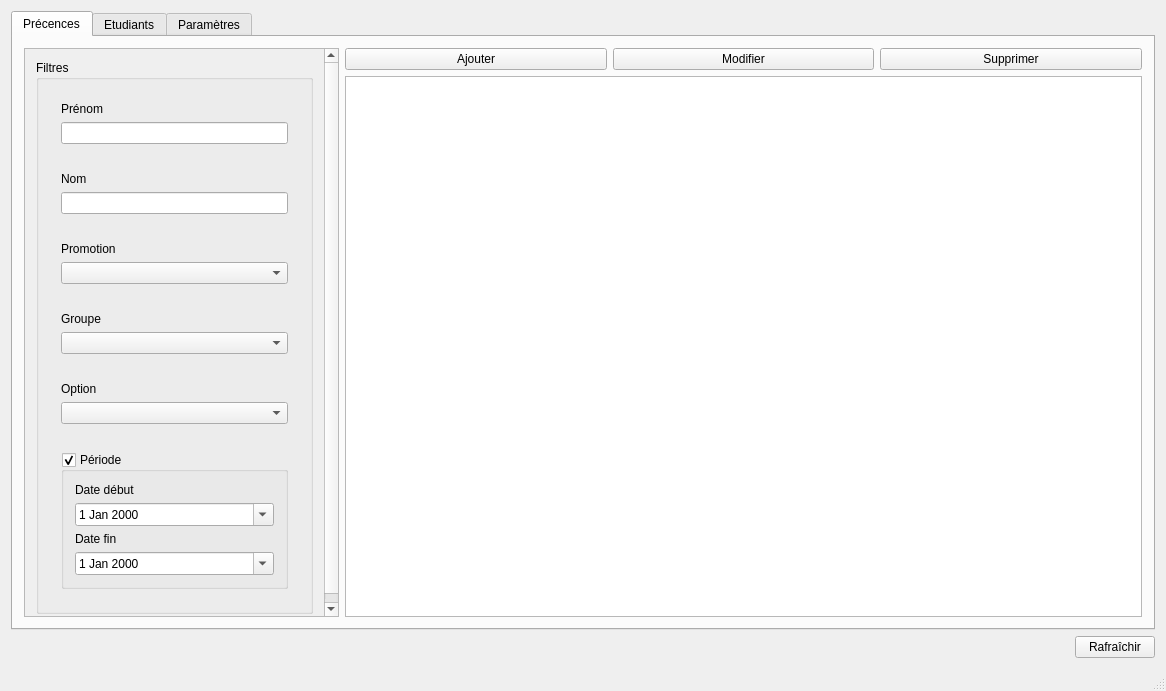
<?xml version="1.0" encoding="UTF-8"?>
<ui version="4.0">
 <class>MainWindow</class>
 <widget class="QMainWindow" name="MainWindow">
  <property name="geometry">
   <rect>
    <x>0</x>
    <y>0</y>
    <width>1166</width>
    <height>691</height>
   </rect>
  </property>
  <property name="windowTitle">
   <string>MainWindow</string>
  </property>
  <widget class="QWidget" name="centralWidget">
   <layout class="QVBoxLayout" name="verticalLayout">
    <item>
     <widget class="QTabWidget" name="tabWidget">
      <property name="currentIndex">
       <number>0</number>
      </property>
      <widget class="QWidget" name="tab">
       <attribute name="title">
        <string>Précences</string>
       </attribute>
       <layout class="QVBoxLayout" name="verticalLayout_2">
        <item>
         <layout class="QGridLayout" name="gridLayout" rowstretch="0" columnstretch="1,0">
          <item row="0" column="1">
           <layout class="QVBoxLayout" name="verticalLayout_7">
            <item>
             <layout class="QHBoxLayout" name="horizontalLayout">
              <item>
               <widget class="QPushButton" name="pb_addpresence">
                <property name="text">
                 <string>Ajouter</string>
                </property>
               </widget>
              </item>
              <item>
               <widget class="QPushButton" name="pb_modifypresence">
                <property name="text">
                 <string>Modifier</string>
                </property>
               </widget>
              </item>
              <item>
               <widget class="QPushButton" name="pb_deletepresence">
                <property name="text">
                 <string>Supprimer</string>
                </property>
               </widget>
              </item>
             </layout>
            </item>
            <item>
             <widget class="QTableView" name="tv_presences">
              <property name="styleSheet">
               <string notr="true"/>
              </property>
              <property name="selectionMode">
               <enum>QAbstractItemView::SingleSelection</enum>
              </property>
              <property name="selectionBehavior">
               <enum>QAbstractItemView::SelectRows</enum>
              </property>
              <property name="sortingEnabled">
               <bool>true</bool>
              </property>
             </widget>
            </item>
           </layout>
          </item>
          <item row="0" column="0">
           <widget class="QScrollArea" name="scrollArea">
            <property name="maximumSize">
             <size>
              <width>315</width>
              <height>16777215</height>
             </size>
            </property>
            <property name="widgetResizable">
             <bool>true</bool>
            </property>
            <widget class="QWidget" name="scrollAreaWidgetContents">
             <property name="geometry">
              <rect>
               <x>0</x>
               <y>0</y>
               <width>313</width>
               <height>571</height>
              </rect>
             </property>
             <layout class="QVBoxLayout" name="verticalLayout_3">
              <item>
               <widget class="QGroupBox" name="groupBox">
                <property name="title">
                 <string>Filtres</string>
                </property>
                <layout class="QVBoxLayout" name="verticalLayout_20">
                 <item>
                  <widget class="QFrame" name="frame_6">
                   <layout class="QVBoxLayout" name="verticalLayout_16">
                    <item>
                     <widget class="QLabel" name="label_6">
                      <property name="text">
                       <string>Prénom</string>
                      </property>
                     </widget>
                    </item>
                    <item>
                     <widget class="QLineEdit" name="le_pf_firstname"/>
                    </item>
                   </layout>
                  </widget>
                 </item>
                 <item>
                  <widget class="QFrame" name="frame_5">
                   <layout class="QVBoxLayout" name="verticalLayout_13">
                    <item>
                     <widget class="QLabel" name="label_5">
                      <property name="text">
                       <string>Nom</string>
                      </property>
                     </widget>
                    </item>
                    <item>
                     <widget class="QLineEdit" name="le_pf_lastname"/>
                    </item>
                   </layout>
                  </widget>
                 </item>
                 <item>
                  <widget class="QFrame" name="frame">
                   <property name="frameShape">
                    <enum>QFrame::NoFrame</enum>
                   </property>
                   <property name="frameShadow">
                    <enum>QFrame::Plain</enum>
                   </property>
                   <layout class="QVBoxLayout" name="verticalLayout_4">
                    <item>
                     <widget class="QLabel" name="label">
                      <property name="sizePolicy">
                       <sizepolicy hsizetype="Minimum" vsizetype="Minimum">
                        <horstretch>0</horstretch>
                        <verstretch>0</verstretch>
                       </sizepolicy>
                      </property>
                      <property name="text">
                       <string>Promotion</string>
                      </property>
                     </widget>
                    </item>
                    <item>
                     <widget class="QComboBox" name="comboBox_3"/>
                    </item>
                   </layout>
                  </widget>
                 </item>
                 <item>
                  <widget class="QFrame" name="frame">
                   <layout class="QVBoxLayout" name="verticalLayout_5">
                    <item>
                     <widget class="QLabel" name="label_2">
                      <property name="text">
                       <string>Groupe</string>
                      </property>
                     </widget>
                    </item>
                    <item>
                     <widget class="QComboBox" name="comboBox"/>
                    </item>
                   </layout>
                  </widget>
                 </item>
                 <item>
                  <widget class="QFrame" name="frame_2">
                   <layout class="QVBoxLayout" name="verticalLayout_6">
                    <item>
                     <widget class="QLabel" name="label_3">
                      <property name="text">
                       <string>Option</string>
                      </property>
                     </widget>
                    </item>
                    <item>
                     <widget class="QComboBox" name="comboBox_2"/>
                    </item>
                   </layout>
                  </widget>
                 </item>
                 <item>
                  <widget class="QFrame" name="frame_7">
                   <property name="frameShape">
                    <enum>QFrame::NoFrame</enum>
                   </property>
                   <property name="frameShadow">
                    <enum>QFrame::Plain</enum>
                   </property>
                   <layout class="QVBoxLayout" name="verticalLayout_8">
                    <item>
                     <widget class="QGroupBox" name="groupBox_3">
                      <property name="title">
                       <string>Période</string>
                      </property>
                      <property name="checkable">
                       <bool>true</bool>
                      </property>
                      <property name="checked">
                       <bool>true</bool>
                      </property>
                      <layout class="QVBoxLayout" name="verticalLayout_18">
                       <item>
                        <widget class="QLabel" name="label_4">
                         <property name="text">
                          <string>Date début</string>
                         </property>
                        </widget>
                       </item>
                       <item>
                        <widget class="QDateEdit" name="dateEdit">
                         <property name="calendarPopup">
                          <bool>true</bool>
                         </property>
                        </widget>
                       </item>
                       <item>
                        <widget class="QLabel" name="label_7">
                         <property name="text">
                          <string>Date fin</string>
                         </property>
                        </widget>
                       </item>
                       <item>
                        <widget class="QDateEdit" name="dateEdit_2">
                         <property name="calendarPopup">
                          <bool>true</bool>
                         </property>
                        </widget>
                       </item>
                      </layout>
                     </widget>
                    </item>
                   </layout>
                  </widget>
                 </item>
                </layout>
               </widget>
              </item>
              <item>
               <spacer name="verticalSpacer">
                <property name="orientation">
                 <enum>Qt::Vertical</enum>
                </property>
                <property name="sizeHint" stdset="0">
                 <size>
                  <width>277</width>
                  <height>328</height>
                 </size>
                </property>
               </spacer>
              </item>
             </layout>
            </widget>
           </widget>
          </item>
         </layout>
        </item>
       </layout>
      </widget>
      <widget class="QWidget" name="tab_2">
       <attribute name="title">
        <string>Etudiants</string>
       </attribute>
       <layout class="QVBoxLayout" name="verticalLayout_15">
        <item>
         <layout class="QGridLayout" name="gridLayout_2" rowstretch="0" columnstretch="1,0">
          <item row="0" column="0">
           <widget class="QScrollArea" name="scrollArea_2">
            <property name="maximumSize">
             <size>
              <width>315</width>
              <height>16777215</height>
             </size>
            </property>
            <property name="widgetResizable">
             <bool>true</bool>
            </property>
            <widget class="QWidget" name="scrollAreaWidgetContents_2">
             <property name="geometry">
              <rect>
               <x>0</x>
               <y>0</y>
               <width>313</width>
               <height>571</height>
              </rect>
             </property>
             <layout class="QVBoxLayout" name="verticalLayout_9">
              <item>
               <widget class="QGroupBox" name="groupBox_2">
                <property name="title">
                 <string>Filtres</string>
                </property>
                <layout class="QVBoxLayout" name="verticalLayout_23">
                 <item>
                  <widget class="QFrame" name="frame_9">
                   <layout class="QVBoxLayout" name="verticalLayout_21">
                    <item>
                     <widget class="QLabel" name="label_10">
                      <property name="text">
                       <string>Prénom</string>
                      </property>
                     </widget>
                    </item>
                    <item>
                     <widget class="QLineEdit" name="lineEdit_4"/>
                    </item>
                   </layout>
                  </widget>
                 </item>
                 <item>
                  <widget class="QFrame" name="frame_10">
                   <layout class="QVBoxLayout" name="verticalLayout_22">
                    <item>
                     <widget class="QLabel" name="label_12">
                      <property name="text">
                       <string>Nom</string>
                      </property>
                     </widget>
                    </item>
                    <item>
                     <widget class="QLineEdit" name="lineEdit_5"/>
                    </item>
                   </layout>
                  </widget>
                 </item>
                 <item>
                  <widget class="QFrame" name="frame_11">
                   <property name="frameShape">
                    <enum>QFrame::NoFrame</enum>
                   </property>
                   <property name="frameShadow">
                    <enum>QFrame::Plain</enum>
                   </property>
                   <layout class="QVBoxLayout" name="verticalLayout_12">
                    <item>
                     <widget class="QLabel" name="label_14">
                      <property name="sizePolicy">
                       <sizepolicy hsizetype="Minimum" vsizetype="Minimum">
                        <horstretch>0</horstretch>
                        <verstretch>0</verstretch>
                       </sizepolicy>
                      </property>
                      <property name="text">
                       <string>Promotion</string>
                      </property>
                     </widget>
                    </item>
                    <item>
                     <widget class="QComboBox" name="comboBox_7"/>
                    </item>
                   </layout>
                  </widget>
                 </item>
                 <item>
                  <widget class="QFrame" name="frame_3">
                   <layout class="QVBoxLayout" name="verticalLayout_10">
                    <item>
                     <widget class="QLabel" name="label_11">
                      <property name="text">
                       <string>Groupe</string>
                      </property>
                     </widget>
                    </item>
                    <item>
                     <widget class="QComboBox" name="comboBox_5"/>
                    </item>
                   </layout>
                  </widget>
                 </item>
                 <item>
                  <widget class="QFrame" name="frame_4">
                   <layout class="QVBoxLayout" name="verticalLayout_11">
                    <item>
                     <widget class="QLabel" name="label_13">
                      <property name="text">
                       <string>Option</string>
                      </property>
                     </widget>
                    </item>
                    <item>
                     <widget class="QComboBox" name="comboBox_6"/>
                    </item>
                   </layout>
                  </widget>
                 </item>
                </layout>
               </widget>
              </item>
              <item>
               <spacer name="verticalSpacer_2">
                <property name="orientation">
                 <enum>Qt::Vertical</enum>
                </property>
                <property name="sizeHint" stdset="0">
                 <size>
                  <width>20</width>
                  <height>40</height>
                 </size>
                </property>
               </spacer>
              </item>
             </layout>
            </widget>
           </widget>
          </item>
          <item row="0" column="1">
           <layout class="QVBoxLayout" name="verticalLayout_14">
            <item>
             <layout class="QHBoxLayout" name="horizontalLayout_2">
              <item>
               <widget class="QPushButton" name="pb_addstudent">
                <property name="text">
                 <string>Ajouter</string>
                </property>
               </widget>
              </item>
              <item>
               <widget class="QPushButton" name="pb_modifystudent">
                <property name="text">
                 <string>Modifier</string>
                </property>
               </widget>
              </item>
              <item>
               <widget class="QPushButton" name="pb_deletestudent">
                <property name="text">
                 <string>Supprimer</string>
                </property>
               </widget>
              </item>
             </layout>
            </item>
            <item>
             <widget class="QTableView" name="tv_students">
              <property name="showDropIndicator" stdset="0">
               <bool>true</bool>
              </property>
              <property name="alternatingRowColors">
               <bool>true</bool>
              </property>
              <property name="selectionMode">
               <enum>QAbstractItemView::SingleSelection</enum>
              </property>
              <property name="selectionBehavior">
               <enum>QAbstractItemView::SelectRows</enum>
              </property>
              <property name="gridStyle">
               <enum>Qt::DashLine</enum>
              </property>
              <property name="sortingEnabled">
               <bool>true</bool>
              </property>
              <attribute name="horizontalHeaderCascadingSectionResizes">
               <bool>false</bool>
              </attribute>
              <attribute name="horizontalHeaderShowSortIndicator" stdset="0">
               <bool>true</bool>
              </attribute>
              <attribute name="horizontalHeaderStretchLastSection">
               <bool>false</bool>
              </attribute>
              <attribute name="verticalHeaderCascadingSectionResizes">
               <bool>false</bool>
              </attribute>
              <attribute name="verticalHeaderShowSortIndicator" stdset="0">
               <bool>false</bool>
              </attribute>
             </widget>
            </item>
           </layout>
          </item>
         </layout>
        </item>
       </layout>
      </widget>
      <widget class="QWidget" name="tab_3">
       <attribute name="title">
        <string>Paramètres</string>
       </attribute>
       <layout class="QVBoxLayout" name="verticalLayout_25">
        <item>
         <widget class="QTabWidget" name="tabWidget_2">
          <property name="tabPosition">
           <enum>QTabWidget::North</enum>
          </property>
          <property name="currentIndex">
           <number>0</number>
          </property>
          <widget class="QWidget" name="tab_4">
           <attribute name="title">
            <string>Gérer les promotions</string>
           </attribute>
           <layout class="QVBoxLayout" name="verticalLayout_26">
            <item>
             <layout class="QGridLayout" name="gridLayout_4"/>
            </item>
            <item>
             <layout class="QGridLayout" name="gridLayout_5">
              <item row="0" column="1">
               <widget class="QLabel" name="label_17">
                <property name="text">
                 <string>Options</string>
                </property>
               </widget>
              </item>
              <item row="1" column="0">
               <widget class="QTableView" name="tv_training">
                <property name="selectionMode">
                 <enum>QAbstractItemView::SingleSelection</enum>
                </property>
                <property name="selectionBehavior">
                 <enum>QAbstractItemView::SelectRows</enum>
                </property>
                <property name="sortingEnabled">
                 <bool>true</bool>
                </property>
               </widget>
              </item>
              <item row="1" column="1">
               <widget class="QTableView" name="tv_options">
                <property name="selectionMode">
                 <enum>QAbstractItemView::SingleSelection</enum>
                </property>
                <property name="selectionBehavior">
                 <enum>QAbstractItemView::SelectRows</enum>
                </property>
                <property name="sortingEnabled">
                 <bool>true</bool>
                </property>
               </widget>
              </item>
              <item row="0" column="0">
               <widget class="QLabel" name="label_15">
                <property name="text">
                 <string>Formations</string>
                </property>
               </widget>
              </item>
              <item row="2" column="0">
               <layout class="QHBoxLayout" name="horizontalLayout_7">
                <item>
                 <widget class="QPushButton" name="pb_addtraining">
                  <property name="text">
                   <string>Ajouter</string>
                  </property>
                 </widget>
                </item>
                <item>
                 <widget class="QPushButton" name="pb_modifytraining">
                  <property name="text">
                   <string>Modifier</string>
                  </property>
                 </widget>
                </item>
                <item>
                 <widget class="QPushButton" name="pb_deletetraining">
                  <property name="text">
                   <string>Supprimer</string>
                  </property>
                 </widget>
                </item>
               </layout>
              </item>
              <item row="2" column="1">
               <layout class="QHBoxLayout" name="horizontalLayout_8">
                <item>
                 <widget class="QPushButton" name="pb_addoption">
                  <property name="text">
                   <string>Ajouter</string>
                  </property>
                 </widget>
                </item>
                <item>
                 <widget class="QPushButton" name="pb_modifyoption">
                  <property name="text">
                   <string>Modifier</string>
                  </property>
                 </widget>
                </item>
                <item>
                 <widget class="QPushButton" name="pb_deleteoption">
                  <property name="text">
                   <string>Supprimer</string>
                  </property>
                 </widget>
                </item>
               </layout>
              </item>
             </layout>
            </item>
            <item>
             <layout class="QHBoxLayout" name="horizontalLayout_5">
              <item>
               <widget class="QGroupBox" name="groupBox_5">
                <property name="enabled">
                 <bool>false</bool>
                </property>
                <property name="title">
                 <string>Importer les étudiants</string>
                </property>
                <layout class="QVBoxLayout" name="verticalLayout_27">
                 <item>
                  <widget class="QPushButton" name="pushButton_10">
                   <property name="text">
                    <string>Selectionner le fichier à importer</string>
                   </property>
                  </widget>
                 </item>
                 <item>
                  <widget class="QLabel" name="label_19">
                   <property name="text">
                    <string>Action à faire en début d'année.
Sélectionner le fichier excel (.csv) contenant tous les étudiants de l'année actuel.</string>
                   </property>
                   <property name="scaledContents">
                    <bool>false</bool>
                   </property>
                   <property name="wordWrap">
                    <bool>true</bool>
                   </property>
                  </widget>
                 </item>
                </layout>
               </widget>
              </item>
              <item>
               <widget class="QGroupBox" name="groupBox_6">
                <property name="enabled">
                 <bool>false</bool>
                </property>
                <property name="title">
                 <string>Exporter les absences</string>
                </property>
                <layout class="QVBoxLayout" name="verticalLayout_28">
                 <item>
                  <widget class="QLabel" name="label_20">
                   <property name="text">
                    <string>Exporte les absences d'un étudiant pendant une période sous format CSV.</string>
                   </property>
                   <property name="wordWrap">
                    <bool>true</bool>
                   </property>
                  </widget>
                 </item>
                 <item>
                  <widget class="QLabel" name="label_23">
                   <property name="text">
                    <string>Etudiant(s) :</string>
                   </property>
                  </widget>
                 </item>
                 <item>
                  <layout class="QHBoxLayout" name="horizontalLayout_4">
                   <item>
                    <widget class="QLineEdit" name="lineEdit_6"/>
                   </item>
                   <item>
                    <widget class="QPushButton" name="pushButton_9">
                     <property name="text">
                      <string>Exporter</string>
                     </property>
                    </widget>
                   </item>
                  </layout>
                 </item>
                 <item>
                  <widget class="QGroupBox" name="groupBox_4">
                   <property name="title">
                    <string>Période</string>
                   </property>
                   <property name="checkable">
                    <bool>true</bool>
                   </property>
                   <property name="checked">
                    <bool>true</bool>
                   </property>
                   <layout class="QVBoxLayout" name="verticalLayout_24">
                    <item>
                     <widget class="QLabel" name="label_21">
                      <property name="text">
                       <string>Date début</string>
                      </property>
                     </widget>
                    </item>
                    <item>
                     <widget class="QDateEdit" name="dateEdit_3">
                      <property name="calendarPopup">
                       <bool>true</bool>
                      </property>
                     </widget>
                    </item>
                    <item>
                     <widget class="QLabel" name="label_22">
                      <property name="text">
                       <string>Date fin</string>
                      </property>
                     </widget>
                    </item>
                    <item>
                     <widget class="QDateEdit" name="dateEdit_4">
                      <property name="calendarPopup">
                       <bool>true</bool>
                      </property>
                     </widget>
                    </item>
                   </layout>
                  </widget>
                 </item>
                 <item>
                  <widget class="QPushButton" name="pushButton_11">
                   <property name="text">
                    <string>Exporter</string>
                   </property>
                  </widget>
                 </item>
                </layout>
               </widget>
              </item>
             </layout>
            </item>
           </layout>
          </widget>
          <widget class="QWidget" name="tab_5">
           <attribute name="title">
            <string>Base de données</string>
           </attribute>
           <layout class="QFormLayout" name="formLayout_2">
            <item row="0" column="0">
             <widget class="QLabel" name="label_8">
              <property name="text">
               <string>Adresse</string>
              </property>
             </widget>
            </item>
            <item row="1" column="0">
             <widget class="QLineEdit" name="le_host">
              <property name="placeholderText">
               <string>0.0.0.0</string>
              </property>
             </widget>
            </item>
            <item row="2" column="0">
             <widget class="QLabel" name="label_18">
              <property name="text">
               <string>Port</string>
              </property>
             </widget>
            </item>
            <item row="4" column="0">
             <widget class="QLabel" name="label_24">
              <property name="text">
               <string>Base de données</string>
              </property>
             </widget>
            </item>
            <item row="5" column="0">
             <widget class="QLineEdit" name="le_dbname"/>
            </item>
            <item row="6" column="0">
             <widget class="QLabel" name="label_9">
              <property name="text">
               <string>Utilisateur</string>
              </property>
             </widget>
            </item>
            <item row="7" column="0">
             <widget class="QLineEdit" name="le_user"/>
            </item>
            <item row="8" column="0">
             <widget class="QLabel" name="label_16">
              <property name="text">
               <string>Password</string>
              </property>
             </widget>
            </item>
            <item row="9" column="0">
             <widget class="QLineEdit" name="le_password">
              <property name="echoMode">
               <enum>QLineEdit::Password</enum>
              </property>
             </widget>
            </item>
            <item row="10" column="0">
             <spacer name="verticalSpacer_3">
              <property name="orientation">
               <enum>Qt::Vertical</enum>
              </property>
              <property name="sizeType">
               <enum>QSizePolicy::Fixed</enum>
              </property>
              <property name="sizeHint" stdset="0">
               <size>
                <width>20</width>
                <height>10</height>
               </size>
              </property>
             </spacer>
            </item>
            <item row="11" column="0">
             <widget class="QPushButton" name="pb_dbconnect">
              <property name="text">
               <string>Sauvegarder et se connecter</string>
              </property>
             </widget>
            </item>
            <item row="3" column="0">
             <widget class="QSpinBox" name="sb_port">
              <property name="maximum">
               <number>10000</number>
              </property>
              <property name="value">
               <number>3306</number>
              </property>
             </widget>
            </item>
           </layout>
          </widget>
         </widget>
        </item>
       </layout>
      </widget>
     </widget>
    </item>
    <item alignment="Qt::AlignRight">
     <widget class="QPushButton" name="pb_refresh">
      <property name="text">
       <string>Rafraîchir</string>
      </property>
     </widget>
    </item>
   </layout>
  </widget>
  <widget class="QStatusBar" name="statusBar"/>
 </widget>
 <layoutdefault spacing="6" margin="11"/>
 <resources/>
 <connections/>
</ui>
